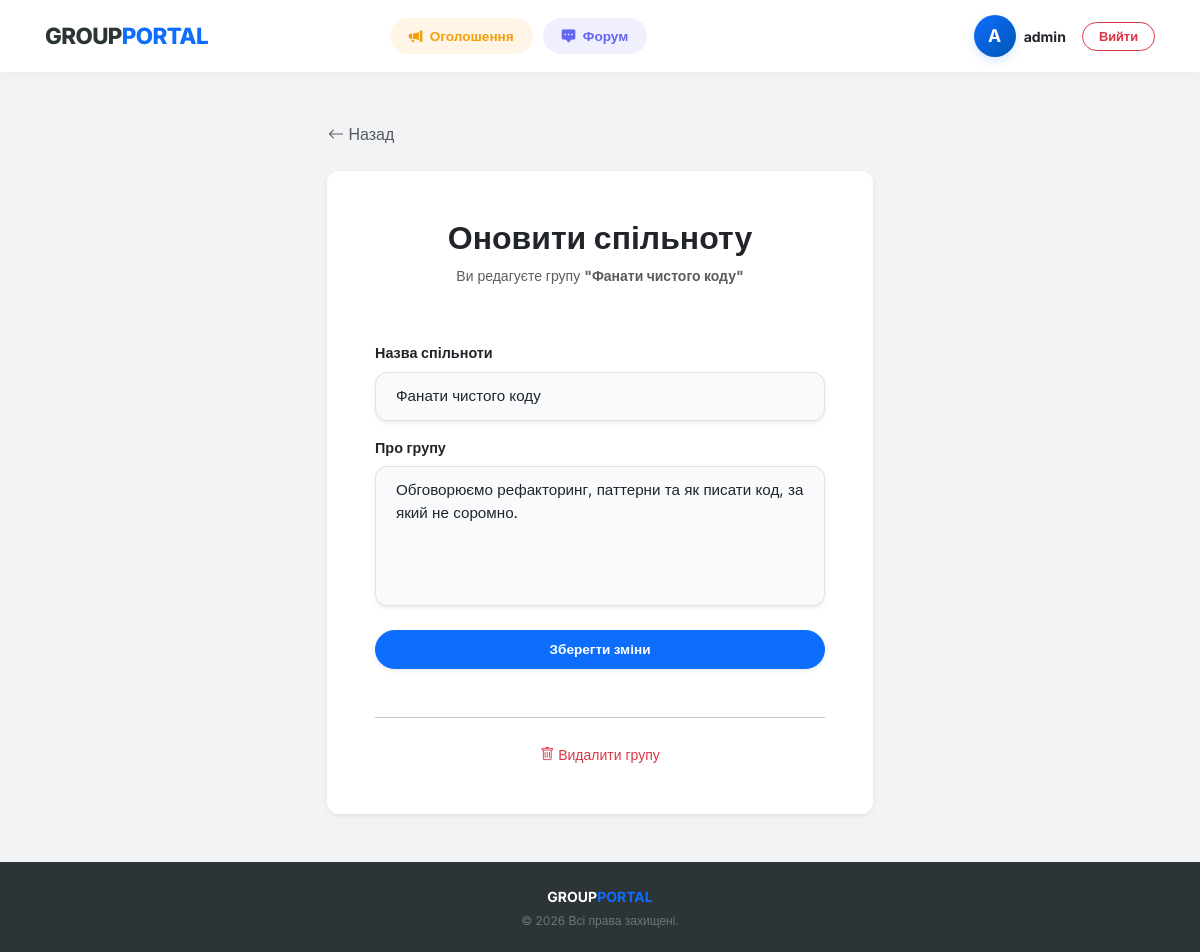
/groups/update/1/ (signed in), run on the app's committed database.
### MainPage/models.py (models this page shows, shortened)
class CustomUser(AbstractUser):
    ROLE_USER = "user"
    ROLE_MODERATOR = "moderator"
    ROLE_ADMIN = "admin"
    GENDER_FEMALE = "female"
    GENDER_MALE = "male"
    ROLE_CHOICES = [
        (ROLE_USER, "Користувач"),
        (ROLE_MODERATOR, "Модератор"),
        (ROLE_ADMIN, "Адміністратор")
    ]
    GENDER_CHOICES = [
        (GENDER_MALE, "Чоловік"),
        (GENDER_FEMALE, "Жінка")
    ]
    age = models.IntegerField(null=True, blank=True)
    gender = models.CharField(max_length=30, choices=GENDER_CHOICES, null=True, blank=True)
    group = models.ForeignKey(Group, on_delete=models.SET_NULL,
                              null=True, blank=True, related_name="members")
    role = models.CharField(max_length=20, choices=ROLE_CHOICES,
                            default=ROLE_USER)
    REQUIRED_FIELDS = ["age", "gender"]
    class Meta:
        verbose_name = "CmUser"
        verbose_name_plural = "CmUsers"
        ordering = ['id']
    @property
    def is_admin(self):
        return self.role == self.ROLE_ADMIN or self.is_superuser

class Group(models.Model):
    name = models.CharField(max_length=25, unique=True,
                            validators=[MinLengthValidator(3, message="Назва групи має містити принаймні 3 символи")])
    about = models.TextField(blank=True, null=True)
    class Meta:
        verbose_name = "Group"
        verbose_name_plural = "Groups"

### MainPage/views.py (the view)
# urls.py: path("groups/update/<int:pk>/", GroupUpdateView.as_view(), name="group-update"),
class GroupUpdateView(LoginRequiredMixin, GroupModeratorEditMixin, UpdateView):
    model = Group
    form_class = forms.GroupForm
    template_name = "groups/group_form.html"
    context_object_name = "group_object"
    success_url = reverse_lazy("group-list")

### MainPage/forms.py
class GroupForm(forms.ModelForm):
    class Meta:
        model = Group
        fields = ["name", "about"]
        widgets = {
            'name': forms.TextInput(attrs={
                'class': 'form-control shadow-sm',
                'placeholder': 'Наприклад: Любителі котів'
            }),
            'about': forms.Textarea(attrs={
                'class': 'form-control shadow-sm',
                'rows': 5,
                'placeholder': 'Розкажіть про що ваша спільнота...',
                'style': 'resize: none;'
            }),
        }
        labels = {
            'name': 'Назва спільноти',
            'about': 'Про групу',
        }

### MainPage/mixins.py (called while the page is built)
    def test_func(self):
        user = self.request.user
        group_obj = self.get_object()
        is_admin = (user.role == CustomUser.ROLE_ADMIN or user.is_superuser)
        is_my_group_moderator = (user.role == CustomUser.ROLE_MODERATOR and user.group == group_obj)
        return is_admin or is_my_group_moderator

### MainPage/templates/groups/group_form.html (shortened to what this page needs)
{% extends 'base.html' %}
{% block content %}
<div class="row justify-content-center">
    <div class="col-md-8 col-lg-6">
        <div class="mb-4">
            <a href="{% if group_object %}{% url 'group-detail' group_object.pk %}{% else %}{% url 'group-list' %}{% endif %}"
               class="btn btn-link text-decoration-none text-muted p-0 small">
                <i class="bi bi-arrow-left"></i> Назад
            </a>
        </div>
        <div class="card border-0 shadow-sm p-4 p-md-5">
            <div class="text-center mb-4">
                <h2 class="fw-bold">
                    {% if group_object %}Оновити спільноту{% else %}Нова спільнота{% endif %}
                </h2>
                <p class="text-muted small">
                    {% if group_object %}
                        Ви редагуєте групу <strong>"{{ group_object.name }}"</strong>
                    {% else %}
                        Заповніть інформацію для створення вашої групи
                    {% endif %}
                </p>
            </div>
            <form method="post" class="custom-form">
                {% for field in form %}
                <div class="mb-3">
                    <label for="{{ field.id_for_label }}" class="form-label fw-semibold small text-dark">
                        {{ field.label }}
                    </label>
                    {{ field }}
                </div>
                {% endfor %}
                <div class="d-grid gap-2 mt-4">
                    <button type="submit" class="btn btn-primary btn-round py-2 shadow-sm fw-bold">
                        {% if group_object %}Зберегти зміни{% else %}Створити групу{% endif %}
                    </button>
                </div>
            </form>
            {% if group_object and user.is_admin %}
            <div class="text-center mt-4">
                <hr class="my-4 opacity-5">
                <a href="{% url 'group-delete' group_object.pk %}" class="text-danger small text-decoration-none">
                    <i class="bi bi-trash"></i> Видалити групу
                </a>
            </div>
            {% endif %}
        </div>
    </div>
</div>
{% endblock %}

### MainPage/templates/includes/header.html (shortened to what this page needs)
<nav class="navbar navbar-expand-lg navbar-light">
    <div class="container">
        <a class="navbar-brand d-flex align-items-center" href="{% url 'group-list' %}">
            GROUP<span class="brand-dot">PORTAL</span>
        </a>
        {% if user.is_authenticated %}
        <div class="collapse navbar-collapse" id="navbarNav">
                <ul class="navbar-nav mx-auto nav-pills-custom mt-3 mt-lg-0">
                    <li class="nav-item">
                        <a class="nav-link nav-link-ads-pill {% if request.resolver_match.url_name == 'advertisement-list' %}active-pill{% endif %}"
                           href="{% url 'advertisement-list' %}">
                            <i class="bi bi-megaphone-fill me-1"></i> Оголошення
                        </a>
                    </li>
                    <li class="nav-item">
                        <a class="nav-link nav-link-forum-pill {% if request.resolver_match.url_name == 'comment-list' %}active-pill{% endif %}"
                           href="{% url 'comment-list' %}">
                            <i class="bi bi-chat-square-dots-fill me-1"></i> Форум
                        </a>
                    </li>
                </ul>
            <div class="d-flex align-items-center ms-auto mt-3 mt-lg-0">
                <div class="d-flex align-items-center me-3">
                    <a href="{% url 'user-detail' user.pk %}" class="text-decoration-none d-flex align-items-center profile-link-header">
                        <div class="avatar-circle avatar-header me-2">
                            {{ user.username|slice:":1"|upper }}
                        </div>
                        <span class="text-dark small fw-bold d-none d-sm-inline-block">
                            {{ user.username }}
                        </span>
                    </a>
                </div>
                <form action="{% url 'logout' %}" method="post" class="m-0">
                    <button type="submit" class="btn btn-outline-danger btn-round py-1 px-3" style="font-size: 0.8rem;">
                        Вийти
                    </button>
                </form>
                {% endif %}
            </div>
        </div>
    </div>
</nav>

### MainPage/static/css/main-css.css (style rules this page uses)
:root { --portal-dark: #2d3436; --portal-primary: #0d6efd; --portal-bg-gray: #f1f3f5; --color-ads: #f59e0b; --color-ads-light: #fef3c7; --color-forum: #6366f1; --color-forum-light: #e0e7ff; }
html { overflow-y: scroll; overflow-x: hidden; }
body { margin: 0 !important; padding: 0 !important; width: 100% !important; font-family: 'Inter', sans-serif; background-color: var(--portal-bg-gray); color: var(--portal-dark); display: flex; flex-direction: column; min-height: 100vh; }
.avatar-header { width: 32px; height: 32px; font-size: 0.9rem; flex-shrink: 0; }
.nav-pills-custom .nav-link { border-radius: 50px; padding: 7px 18px !important; margin: 0 5px; font-size: 0.85rem; font-weight: 600; transition: all 0.2s ease-in-out; border: 1px solid transparent; }
.nav-link-ads-pill { color: var(--color-ads) !important; background-color: rgba(245, 158, 11, 0.1); }
.nav-link-forum-pill { color: var(--color-forum) !important; background-color: rgba(99, 102, 241, 0.1); }
.row { margin-right: -15px !important; margin-left: -15px !important; }
h1, h2, h3, h4, h5, h6, p, span, .card-title, .btn, .text-break { overflow-wrap: break-word !important; word-wrap: break-word !important; word-break: break-word !important; }
.navbar { background-color: #ffffff !important; padding: 0.9rem 0; box-shadow: 0 4px 15px rgba(0,0,0,0.03); width: 100% !important; min-width: 100% !important; left: 0 !important; right: 0 !important; }
.navbar-brand { font-weight: 800; font-size: 1.4rem; letter-spacing: -0.6px; color: var(--portal-dark) !important; }
.brand-dot { color: var(--portal-primary); }
.container { padding-right: 15px !important; padding-left: 15px !important; }
@media (min-width: 1200px) { .container { max-width: 1140px !important; } }
.btn-round { border-radius: 50px; padding: 8px 25px; font-weight: 600; font-size: 0.85rem; transition: all 0.3s ease; }
.card { background-color: #ffffff; border-radius: 12px; }
.custom-form input, .form-group-wrapper input, .form-group-wrapper textarea, .form-group-wrapper select, .form-control { display: block; width: 100%; padding: 0.75rem 1.25rem; font-size: 0.95rem; border: 1px solid #dee2e6; border-radius: 12px; background-color: #f8fafc; transition: all 0.3s ease-in-out; box-sizing: border-box; }
.custom-form label { margin-bottom: 0.5rem; font-weight: 600; font-size: 0.9rem; color: #495057; display: block; margin-top: 1rem; }
.avatar-circle { width: 42px; height: 42px; background: linear-gradient(135deg, #0d6efd, #0056b3) !important; color: white !important; border-radius: 50%; display: flex; align-items: center; justify-content: center; font-weight: 700; font-size: 1.1rem; box-shadow: 0 4px 10px rgba(13, 110, 253, 0.15) !important; }
.profile-link-header { transition: opacity 0.2s ease; }

### data on the page
CustomUser: username "A", username "admin"
Group: name "Фанати чистого коду", form "Фанати чистого коду" "Обговорюємо рефакторинг, паттерни та як писати код, за який не соромно."

### other printed values
{{ field.label }} "Назва спільноти" "Про групу"
